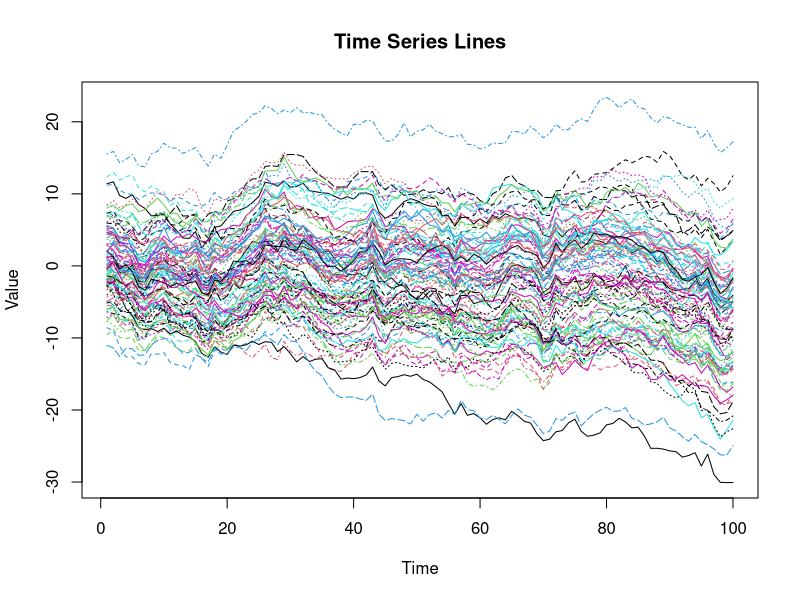

Reproduce this figure in R. (Note: this script raises an error after producing the figure.)
# Load required libraries
library(dplyr)
library(tidyr)
library(MASS)

# Set the number of time steps
n_steps <- 100
# Set the number of random walks
n_walks <- 100

# Generate random walks with the same mean and variance
set.seed(123)  # for reproducibility
cov_matrix <- diag(n_walks)
cov_matrix[cov_matrix == 0] <- 0.6
random_walks <- mvrnorm(n = n_steps, mu = rep(0, n_walks), Sigma = cov_matrix)
random_walks = apply(random_walks, 2, cumsum)

intercepts = rnorm(n_walks,0,5)
for (i in 1:ncol(random_walks)){
  random_walks[,i] = random_walks[,i] + intercepts[i]
}

# Create a data frame in wide format
wide_df <- data.frame(matrix(random_walks, ncol = n_walks))
colnames(wide_df) <- paste0("x", 1:n_walks)
wide_df$t <- 1:n_steps


# Plot the time series
matplot(as.matrix(wide_df[,-ncol(wide_df)]), type = "l", xlab = "Time", ylab = "Value", main = "Time Series Lines")
# Add a legend (optional)
legend("topright", legend = 1:n, col = 1:n, lty = 1, title = "Time Series")

# Convert to long format using tidyr
### Pivot
long_df <- wide_df %>%
  pivot_longer(cols = starts_with("x"),
               names_to = "level",
               values_to = "value")


# Print the long format data frame
print(long_df)

######
library(splines)

# Number of knots
n_knots <- 10

# Generate equally spaced knots
#knots <- seq(min(long_df$t), max(long_df$t), length = n_knots)

# Create the basis matrix in wide format
#basis_matrix_wide <- data.frame(
#  time = 1:100,
#  bs(c(1:100), knots = knots, degree = 1)
#)

# Define the piecewise linear function
piecewise_linear <- function(x, k) {
  y <- x - k
  y <- ifelse(x < 0, 0, y)
  y <- ifelse(x < k, 0, y)
  return(y)
}

# Define a function to create a linear spline basis
create_basis <- function(x, k) {
  num_x <- length(x)
  num_k <- length(k)
  b <- matrix(0, nrow = num_x, ncol = num_k)
  for (i in 1:num_k) {
    b_i <- piecewise_linear(x, k[i])
    b[, i] <- b_i
  }
  return(b)
}

# Example usage
x <- seq(1, n_steps, by = 1)  # Sample x values
k_values <- c(0:n_knots)*(n_steps/n_knots)   # Values of k
basis_matrix_wide <- create_basis(x, k_values)
basis_matrix_wide = basis_matrix_wide/max(basis_matrix_wide)
colnames(basis_matrix_wide) = paste0("basis_X", c(1:11))

#colnames(basis_matrix_wide) = paste0("basis_",colnames(basis_matrix_wide))
t = c(1:n_steps)
basis_matrix_wide = cbind(t, basis_matrix_wide)
basis_matrix_wide = as.data.frame(basis_matrix_wide)
#colnames(basis_matrix_wide)[1] = "time"

## Merge the dataframes
long_df = long_df %>% left_join(basis_matrix_wide, by='t')



library("lme4")

# Now try filtering out all but a handful of data points from specific series and then retrain the model, predict again.
# Keep only 3 data points at x10 and retrain
drop = which(long_df$level == "x10")
drop = drop[-c(1,5, 25, 91)]

sample_df = long_df[-drop,]

create_formula = function(num_basis, target = "value"){
  
  f = paste0(target, "  ~ (1 | level) + ")
  for (i in 1:num_basis){
    f = paste0(f, "(basis_X",i, " - 1 | level) + basis_X",i)
    if (i < num_basis){
      f = paste0(f, " + ")
    }
  }
  f = as.formula(f)
  return(f)
}
f = create_formula(10)
lm_fit = lmer(f, data=sample_df)

y_p_train = predict(lm_fit)
sample_df$y_p = y_p_train

for (x in unique(sample_df$level)){
  x1 = sample_df %>% filter(level == x)
  plot(x1$value, ylim=c(-15,15))
  lines(x1$y_p, col="red")
  Sys.sleep(1)
}


# out of sample
y_p_test = predict(lm_fit, newdata=long_df)
long_df$y_p = y_p_test

for (x in unique(long_df$level)){
  x1 = long_df %>% filter(level == x)
  print(x)
  plot(x1$value)
  lines(x1$y_p, col="red")
  Sys.sleep(1)
}


# Check the random effects and the fixed effects
rf = ranef(lm_fit)
fixef(lm_fit)




